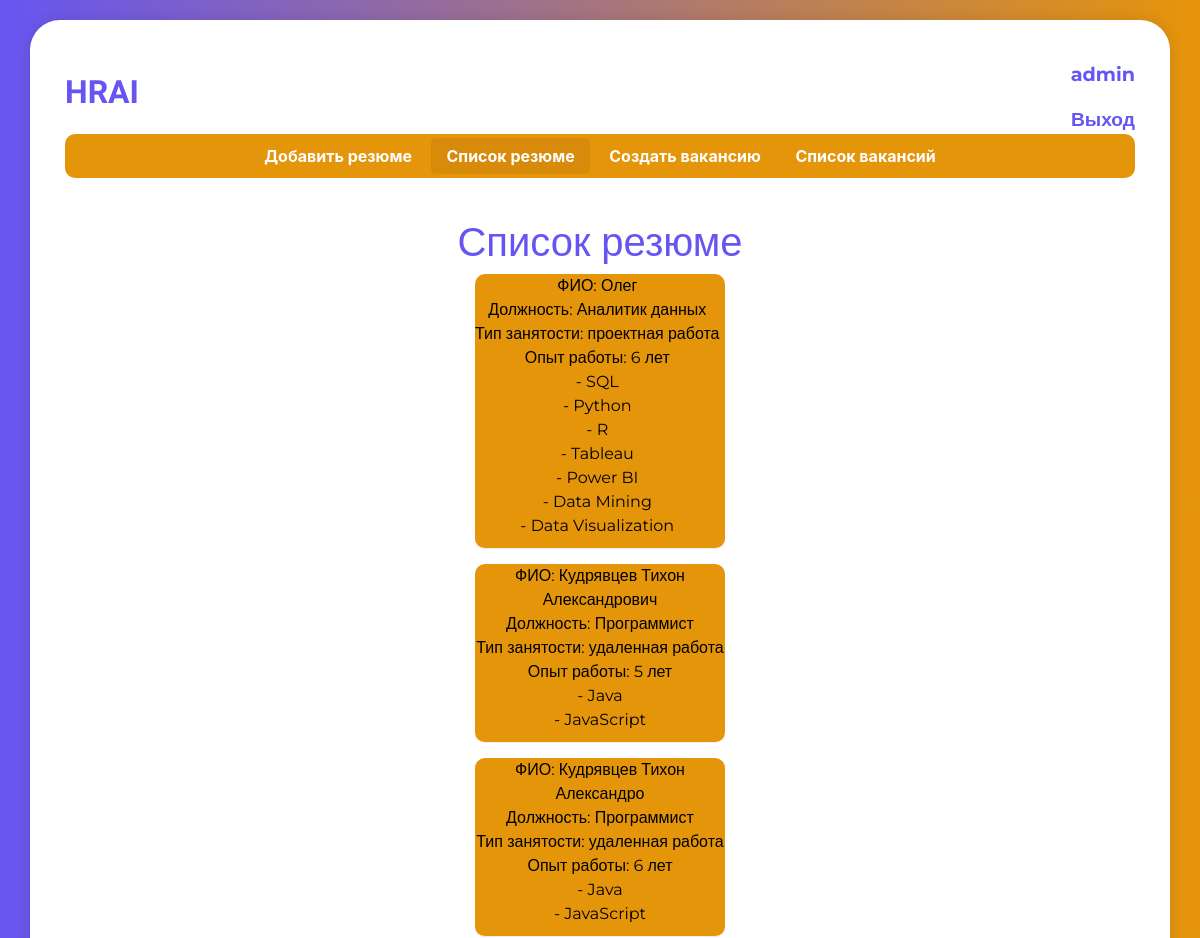
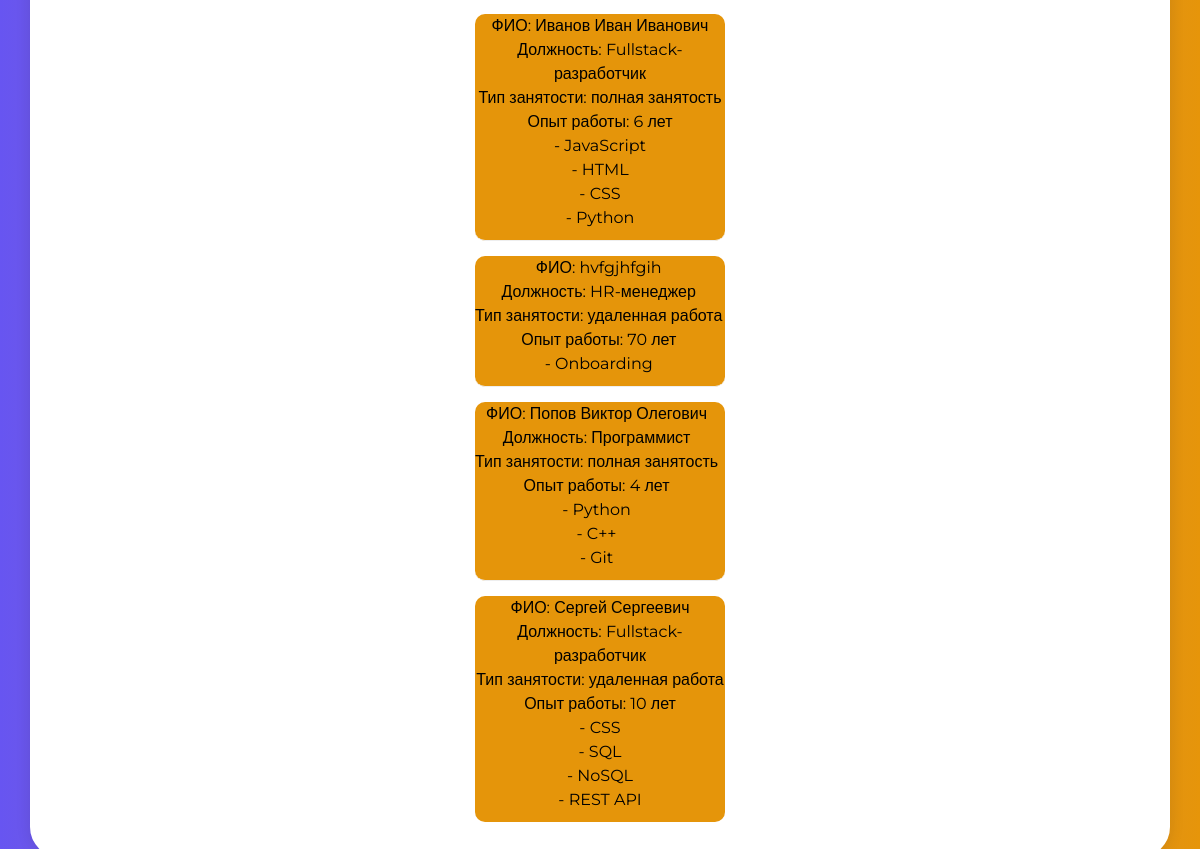
Screenshot of /list_resume/ (signed in) with the database file from the repository (2 pictures, top to bottom).
### main/models.py (models this page shows, shortened)
class Resume(models.Model):
    job_titles = [
        ["Программист", "Программист"],
        ["Менеджер проекта", "Менеджер проекта"],
        ["Инженер-программист", "Инженер-программист"],
        ["Дизайнер UX/UI", "Дизайнер UX/UI"],
        ["Data Scientist", "Data Scientist"],
        ["Аналитик данных", "Аналитик данных"],
        ["Тестировщик ПО", "Тестировщик ПО"],
        ["DevOps-инженер", "DevOps-инженер"],
        ["Frontend-разработчик", "Frontend-разработчик"],
        ["Backend-разработчик", "Backend-разработчик"],
        ["Fullstack-разработчик", "Fullstack-разработчик"],
        ["Системный администратор", "Системный администратор"],
        ["Специалист по кибербезопасности", "Специалист по кибербезопасности"],
        ["Менеджер по продажам", "Менеджер по продажам"],
        ["Маркетолог", "Маркетолог"],
        ["Бухгалтер", "Бухгалтер"],
        ["Юрист", "Юрист"],
        ["HR-менеджер", "HR-менеджер"],
        ["Руководитель проекта", "Руководитель проекта"],
        ["Архитектор ПО", "Архитектор ПО"]
    ]
    full_name = models.CharField(max_length=255, verbose_name='ФИО')
    position = models.CharField(max_length=255, choices=job_titles, verbose_name='Должность')
    salary = models.IntegerField(verbose_name='Зарплата', null=True, blank=True)
    EMPLOYMENT_TYPE_CHOICES = [
        ('удаленная работа', 'Удаленная работа'),
        ('полная занятость', 'Полная занятость'),
        ('частичная занятость', 'Частичная занятость'),
        ('проектная работа', 'Проектная работа'),
    ]
    employment_type = models.CharField(max_length=100, choices=EMPLOYMENT_TYPE_CHOICES, verbose_name='Тип занятости')
    work_experience = models.IntegerField(verbose_name='Опыт работы', null=True, blank=True)
    def __str__(self):
        return self.full_name

class ResumeSkill(models.Model):
    resume = models.ForeignKey(Resume, on_delete=models.CASCADE, related_name='skills')
    skill = models.ForeignKey(Skill, on_delete=models.CASCADE)
    class Meta:
        unique_together = ('resume', 'skill')  # Запрещает дубликаты навыков для одного резюме

class Skill(models.Model):
    name = models.CharField(max_length=255, verbose_name='Навык')

### main/views.py (the view)
# urls.py: path('list_resume/', views.list_resume, name='list_resume'),
def list_resume(request):
    resumes = Resume.objects.all()
    print(resumes)
    return render(request, 'main/list_resume.html', {'resumes': resumes})

### main/templates/main/list_resume.html (shortened to what this page needs)
{% extends 'main/base.html' %}
{% load static %}
{% block header-content %}
<nav>
    <div class="dropdown">
        <a href="{% url 'create_resume' %}" id="create-resume-link">Добавить резюме</a>
        <a href="{% url 'list_resume' %}" id="list-resume-link">Список резюме</a>
        <a href="{% url 'create_vacancy' %}" id="create-vacancy-link">Создать вакансию</a>
        <a href="{% url 'list_vacancy' %}" id="list-vacancy-link">Список вакансий</a>
    </div>
</nav>
{% endblock %}
{% block main_content %}
<h1>Список резюме</h1>
<div class="resume-container">
    <ul class="resume_vacancy_ul">
        {% for resume in resumes %}
        <li class="resume_vacancy_il">
            ФИО: {{ resume.full_name }} <br> Должность: {{ resume.position }} <br> Тип занятости: {{ resume.employment_type }} <br>
            Опыт работы: {{ resume.work_experience }} лет <br>
                {% for skill in resume.skills.all %}
                    - {{ skill.skill.name }}<br>
                {% endfor %}
        </li>
        {% endfor %}
    </ul>
</div>
{% endblock %}

### main/templates/main/base.html (shortened to what this page needs)
{% load static %}
<!DOCTYPE html>
<html lang="ru">
<head>
    <link rel="stylesheet" href="{% static 'main/css/styles.css' %}">
    <link rel="stylesheet" href="https://stackpath.bootstrapcdn.com/bootstrap/4.5.2/css/bootstrap.min.css">
</head>
<body>
    <div class="container">
            <header>
                <div class="logo_user-info">
                    <a href="{% url 'home' %}" class="logo">HRAI</a>
                    <div class="user-info">
                        {% if user.is_authenticated %}
                            <p class="username">{{ user.username }}</p>
                            <a href="javascript:void(0)" class="logout-link" onclick="document.getElementById('logout-form').submit();">Выход</a>
                        {% else %}
                            <a href="{% url 'login' %}" class="login-link">Войти</a>
                        {% endif %}
                    </div>
                </div>
                {% block header-content %}
                {% endblock %}
            </header>
        {% block main %}
            <main>
                {% block main_content %}{% endblock %}
            </main>
        {% endblock %}
    </div>
</body>
</html>

### main/static/main/css/styles.css (style rules this page uses)
body { font-family: 'Montserrat', sans-serif; margin: 0; min-height: 100vh; background: repeating-linear-gradient(to right, #6755f1, #e6950a); display: flex; justify-content: center; align-items: flex-start; }
.container { background: white; border-radius: 30px; width: 90%; max-width: 1200px; margin: 20px auto; box-shadow: 0 0 15px rgba(0, 0, 0, 0.1); padding: 20px; box-sizing: border-box; }
header { display: flex; justify-content: space-between; align-items: center; padding: 20px; width: 100%; box-sizing: border-box; position: relative; }
h1 { color: #6755F1; }
.logo { font-family: 'Kufam', sans-serif; font-size: 2em; color: #6755F1; text-decoration: none; padding-top: 8px; font-weight: 600; }
nav { display: flex; justify-content: center; width: 100%; background-color: #E5950A; padding: 10px 0; box-sizing: border-box; border-radius: 10px; text-align: center; }
.dropdown { position: relative; display: inline-block; }
.dropdown a { text-decoration: none; color: white; font-weight: bold; padding: 8px 15px; border-radius: 5px; background-color: #E5950A; cursor: pointer; }
.dropdown a.active { background-color: #D88A0A; font-weight: bold; }
.logo_user-info { display:flex; }
.user-info { text-align: right; width: 100%; }
.username, .logout-link, .login-link { display: inline-block; margin-left: 10px; vertical-align: middle; color: #6755F1; font-family: 'Montserrat', sans-serif; font-size: 1.2em; font-weight: bold; }
.logout-link { text-decoration: none; cursor: pointer; font-weight: bold; }
main { text-align: center; margin-top: 20px; font-family: 'Montserrat', sans-serif; }
.resume_vacancy_ul { list-style: none; padding: 0; margin: 0; }
.resume_vacancy_il { display: flex; margin: auto; margin-bottom: 15px; border-bottom: 1px solid #eee; padding-bottom: 10px; background-color: #E5950A; width: 250px; border-radius: 10px; text-decoration: none; color: black; }
li:last-child { border-bottom: none; }

### rows the page displays
Resume: full_name "Олег", position "Аналитик данных", employment_type "проектная работа", work_experience "6"
ResumeSkill: skill.name "SQL"
ResumeSkill: skill.name "Python"
ResumeSkill: skill.name "R"
ResumeSkill: skill.name "Tableau"
ResumeSkill: skill.name "Power BI"
ResumeSkill: skill.name "Data Mining"
ResumeSkill: skill.name "Data Visualization"
Resume: full_name "Кудрявцев Тихон Александрович", position "Программист", employment_type "удаленная работа", work_experience "5"
ResumeSkill: skill.name "Java"
ResumeSkill: skill.name "JavaScript"
Resume: full_name "Кудрявцев Тихон Александро", position "Программист", employment_type "удаленная работа", work_experience "6"
ResumeSkill: skill.name "Java"
ResumeSkill: skill.name "JavaScript"
Resume: full_name "Иванов Иван Иванович", position "Fullstack-разработчик", employment_type "полная занятость", work_experience "6"
ResumeSkill: skill.name "JavaScript"
ResumeSkill: skill.name "HTML"
ResumeSkill: skill.name "CSS"
ResumeSkill: skill.name "Python"
Resume: full_name "hvfgjhfgih", position "HR-менеджер", employment_type "удаленная работа", work_experience "70"
ResumeSkill: skill.name "Onboarding"
Resume: full_name "Попов Виктор Олегович", position "Программист", employment_type "полная занятость", work_experience "4"
ResumeSkill: skill.name "Python"
ResumeSkill: skill.name "C++"
ResumeSkill: skill.name "Git"
Resume: full_name "Сергей Сергеевич", position "Fullstack-разработчик", employment_type "удаленная работа", work_experience "10"
ResumeSkill: skill.name "CSS"
ResumeSkill: skill.name "SQL"
ResumeSkill: skill.name "NoSQL"
ResumeSkill: skill.name "REST API"

### other values shown
{{ user.username }} "admin"
